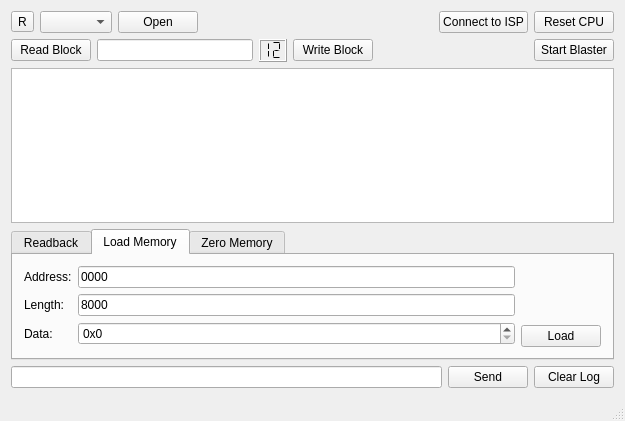
<?xml version="1.0" encoding="UTF-8"?>
<ui version="4.0">
 <class>MainWindow</class>
 <widget class="QMainWindow" name="MainWindow">
  <property name="geometry">
   <rect>
    <x>0</x>
    <y>0</y>
    <width>625</width>
    <height>421</height>
   </rect>
  </property>
  <property name="windowTitle">
   <string>*FLOAT*</string>
  </property>
  <widget class="QWidget" name="centralWidget">
   <layout class="QVBoxLayout" name="verticalLayout">
    <item>
     <layout class="QHBoxLayout" name="horizontalLayout">
      <item>
       <widget class="QToolButton" name="refreshPortListButton">
        <property name="text">
         <string>R</string>
        </property>
       </widget>
      </item>
      <item>
       <widget class="QComboBox" name="portList"/>
      </item>
      <item>
       <widget class="QPushButton" name="openComButton">
        <property name="text">
         <string>Open</string>
        </property>
       </widget>
      </item>
      <item>
       <spacer name="horizontalSpacer">
        <property name="orientation">
         <enum>Qt::Horizontal</enum>
        </property>
        <property name="sizeHint" stdset="0">
         <size>
          <width>40</width>
          <height>20</height>
         </size>
        </property>
       </spacer>
      </item>
      <item>
       <widget class="QPushButton" name="connectButton">
        <property name="text">
         <string>Connect to ISP</string>
        </property>
       </widget>
      </item>
      <item>
       <widget class="QPushButton" name="resetButton">
        <property name="text">
         <string>Reset CPU</string>
        </property>
       </widget>
      </item>
     </layout>
    </item>
    <item>
     <layout class="QHBoxLayout" name="horizontalLayout_3">
      <item>
       <widget class="QPushButton" name="readBlockButton">
        <property name="text">
         <string>Read Block</string>
        </property>
       </widget>
      </item>
      <item>
       <widget class="QLineEdit" name="blockData"/>
      </item>
      <item>
       <widget class="QLCDNumber" name="currentFill">
        <property name="smallDecimalPoint">
         <bool>true</bool>
        </property>
        <property name="digitCount">
         <number>2</number>
        </property>
        <property name="mode">
         <enum>QLCDNumber::Hex</enum>
        </property>
        <property name="segmentStyle">
         <enum>QLCDNumber::Flat</enum>
        </property>
        <property name="value" stdset="0">
         <double>18.500000000000000</double>
        </property>
       </widget>
      </item>
      <item>
       <widget class="QPushButton" name="writeBlockButton">
        <property name="text">
         <string>Write Block</string>
        </property>
       </widget>
      </item>
      <item>
       <spacer name="horizontalSpacer_2">
        <property name="orientation">
         <enum>Qt::Horizontal</enum>
        </property>
        <property name="sizeHint" stdset="0">
         <size>
          <width>40</width>
          <height>20</height>
         </size>
        </property>
       </spacer>
      </item>
      <item>
       <widget class="QPushButton" name="startBlasterButton">
        <property name="text">
         <string>Start Blaster</string>
        </property>
       </widget>
      </item>
     </layout>
    </item>
    <item>
     <widget class="QPlainTextEdit" name="log">
      <property name="styleSheet">
       <string notr="true">font: 9pt &quot;Monospace&quot;;</string>
      </property>
     </widget>
    </item>
    <item>
     <widget class="QTabWidget" name="blasterTabs">
      <property name="sizePolicy">
       <sizepolicy hsizetype="Expanding" vsizetype="Minimum">
        <horstretch>0</horstretch>
        <verstretch>0</verstretch>
       </sizepolicy>
      </property>
      <property name="tabShape">
       <enum>QTabWidget::Rounded</enum>
      </property>
      <property name="currentIndex">
       <number>1</number>
      </property>
      <widget class="QWidget" name="tab">
       <attribute name="title">
        <string>Readback</string>
       </attribute>
       <layout class="QHBoxLayout" name="horizontalLayout_4">
        <item>
         <layout class="QFormLayout" name="formLayout">
          <item row="0" column="0">
           <widget class="QLabel" name="label">
            <property name="text">
             <string>Address:</string>
            </property>
           </widget>
          </item>
          <item row="0" column="1">
           <widget class="QLineEdit" name="blastReadbackMemoryStart">
            <property name="inputMask">
             <string>HHHHHHHH</string>
            </property>
            <property name="text">
             <string>2007C000</string>
            </property>
           </widget>
          </item>
          <item row="1" column="0">
           <widget class="QLabel" name="label_2">
            <property name="text">
             <string>Length:</string>
            </property>
           </widget>
          </item>
          <item row="1" column="1">
           <widget class="QLineEdit" name="blastReadbackMemoryLen">
            <property name="inputMask">
             <string>HHHHHHHH</string>
            </property>
            <property name="text">
             <string>00004000</string>
            </property>
            <property name="maxLength">
             <number>8</number>
            </property>
           </widget>
          </item>
         </layout>
        </item>
        <item>
         <layout class="QVBoxLayout" name="verticalLayout_2">
          <item>
           <spacer name="verticalSpacer">
            <property name="orientation">
             <enum>Qt::Vertical</enum>
            </property>
            <property name="sizeHint" stdset="0">
             <size>
              <width>20</width>
              <height>40</height>
             </size>
            </property>
           </spacer>
          </item>
          <item>
           <widget class="QPushButton" name="blastReadBackButton">
            <property name="text">
             <string>Read</string>
            </property>
           </widget>
          </item>
         </layout>
        </item>
       </layout>
      </widget>
      <widget class="QWidget" name="tab_3">
       <attribute name="title">
        <string>Load Memory</string>
       </attribute>
       <layout class="QHBoxLayout" name="horizontalLayout_7">
        <item>
         <layout class="QFormLayout" name="formLayout_3">
          <item row="0" column="0">
           <widget class="QLabel" name="label_5">
            <property name="text">
             <string>Address:</string>
            </property>
           </widget>
          </item>
          <item row="0" column="1">
           <widget class="QLineEdit" name="blastLoadMemoryStart">
            <property name="inputMask">
             <string>HHHH</string>
            </property>
            <property name="text">
             <string>0000</string>
            </property>
           </widget>
          </item>
          <item row="1" column="0">
           <widget class="QLabel" name="label_6">
            <property name="text">
             <string>Length:</string>
            </property>
           </widget>
          </item>
          <item row="1" column="1">
           <widget class="QLineEdit" name="blastLoadMemoryLen">
            <property name="inputMask">
             <string>HHHH</string>
            </property>
            <property name="text">
             <string>8000</string>
            </property>
           </widget>
          </item>
          <item row="2" column="0">
           <widget class="QLabel" name="label_7">
            <property name="text">
             <string>Data:</string>
            </property>
           </widget>
          </item>
          <item row="2" column="1">
           <widget class="QSpinBox" name="blastLoadMemoryValue">
            <property name="prefix">
             <string>0x</string>
            </property>
            <property name="maximum">
             <number>255</number>
            </property>
            <property name="displayIntegerBase">
             <number>16</number>
            </property>
           </widget>
          </item>
         </layout>
        </item>
        <item>
         <layout class="QVBoxLayout" name="verticalLayout_4">
          <item>
           <spacer name="verticalSpacer_3">
            <property name="orientation">
             <enum>Qt::Vertical</enum>
            </property>
            <property name="sizeHint" stdset="0">
             <size>
              <width>20</width>
              <height>40</height>
             </size>
            </property>
           </spacer>
          </item>
          <item>
           <widget class="QPushButton" name="blastLoadMemoryButton">
            <property name="text">
             <string>Load</string>
            </property>
           </widget>
          </item>
         </layout>
        </item>
       </layout>
      </widget>
      <widget class="QWidget" name="tab_2">
       <attribute name="title">
        <string>Zero Memory</string>
       </attribute>
       <layout class="QHBoxLayout" name="horizontalLayout_5">
        <item>
         <layout class="QFormLayout" name="formLayout_2">
          <item row="0" column="0">
           <widget class="QLabel" name="label_3">
            <property name="text">
             <string>Address:</string>
            </property>
           </widget>
          </item>
          <item row="0" column="1">
           <widget class="QLineEdit" name="blastZeroMemoryStart">
            <property name="inputMask">
             <string>HHHH</string>
            </property>
            <property name="text">
             <string>0000</string>
            </property>
           </widget>
          </item>
          <item row="1" column="0">
           <widget class="QLabel" name="label_4">
            <property name="text">
             <string>Length:</string>
            </property>
           </widget>
          </item>
          <item row="1" column="1">
           <widget class="QLineEdit" name="blastZeroMemoryLen">
            <property name="inputMask">
             <string>HHHH</string>
            </property>
            <property name="text">
             <string>8000</string>
            </property>
           </widget>
          </item>
         </layout>
        </item>
        <item>
         <layout class="QVBoxLayout" name="verticalLayout_3">
          <item>
           <spacer name="verticalSpacer_2">
            <property name="orientation">
             <enum>Qt::Vertical</enum>
            </property>
            <property name="sizeHint" stdset="0">
             <size>
              <width>20</width>
              <height>40</height>
             </size>
            </property>
           </spacer>
          </item>
          <item>
           <widget class="QPushButton" name="blastZeroMemoryButton">
            <property name="text">
             <string>Zero</string>
            </property>
           </widget>
          </item>
         </layout>
        </item>
       </layout>
      </widget>
     </widget>
    </item>
    <item>
     <layout class="QHBoxLayout" name="horizontalLayout_2">
      <item>
       <widget class="QLineEdit" name="message"/>
      </item>
      <item>
       <widget class="QPushButton" name="sendButton">
        <property name="text">
         <string>Send</string>
        </property>
       </widget>
      </item>
      <item>
       <widget class="QPushButton" name="clearButton">
        <property name="text">
         <string>Clear Log</string>
        </property>
       </widget>
      </item>
     </layout>
    </item>
   </layout>
   <widget class="QWidget" name="">
    <property name="geometry">
     <rect>
      <x>0</x>
      <y>0</y>
      <width>100</width>
      <height>30</height>
     </rect>
    </property>
    <layout class="QHBoxLayout" name="horizontalLayout_6"/>
   </widget>
  </widget>
  <widget class="QStatusBar" name="statusBar"/>
 </widget>
 <layoutdefault spacing="6" margin="11"/>
 <resources/>
 <connections/>
</ui>
